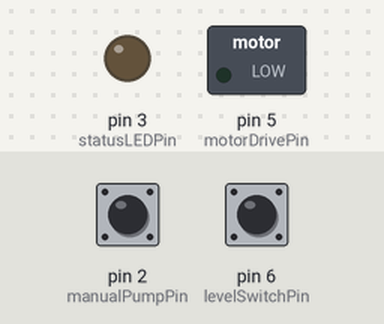
Recording of a sketch running on a simulated Arduino Uno, built with avr-gcc and run on an emulated ATmega328P. Shown: switched loads named in the sketch (green lamp = pin HIGH), output pins drawn as LEDs (lit = HIGH). The test bench sets the inputs (shaded band); at power-on: pin 6 (levelSwitchPin) HIGH, pin 2 (manualPumpPin) HIGH.

Above: at 3.4 s.
3.5 s: pin 6 (levelSwitchPin) pulled LOW for 3.2 s
At 7.1 s:
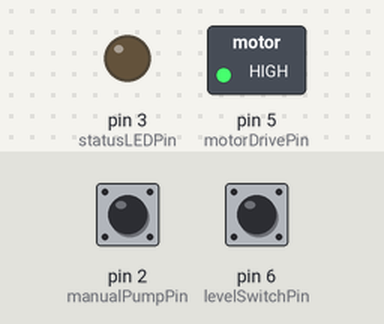
8.2 s: pin 2 (manualPumpPin) pulled LOW for 1.5 s
At 9.4 s:
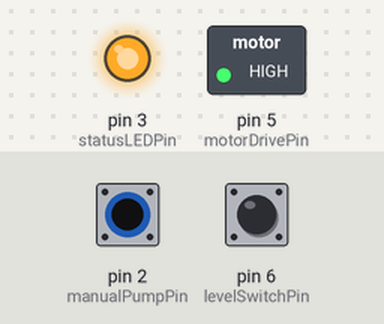
11.2 s: pin 2 (manualPumpPin) pulled LOW for 3.2 s
At 15.3 s:
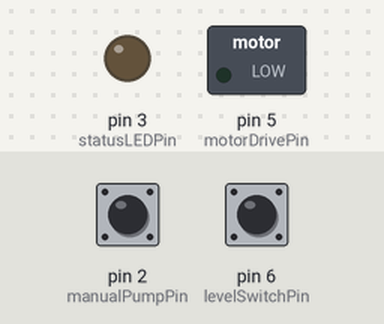
Timing chart, 0 to 23.8 s (numbered marks = the images above; inputs shaded):
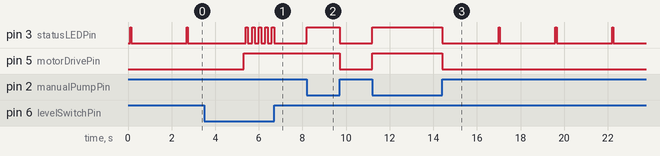

Measured:
- after the input at 3.5 s, pin 3 (statusLEDPin): alternates HIGH for 0.10 s and LOW for 0.20 s, 10 changes in all, then stays LOW, starting after 1.9 s; pin 5 (motorDrivePin): LOW → HIGH after 1.8 s
- after the input at 8.2 s, pin 3 (statusLEDPin): LOW → HIGH at once, → LOW 1.5 s later; pin 5 (motorDrivePin): HIGH → LOW after 1.5 s
- after the input at 11.2 s, pin 5 (motorDrivePin): LOW → HIGH at once, → LOW 3.2 s later
- by itself, pin 3 (statusLEDPin): alternates HIGH for 0.05 s and LOW for 2.6 s

The sketch:

cistern.ino
```cpp
/* A program to automatically pump water from a rainwater tank to a toilet cistern.
 * Reads a level switch to determine water level and pumps until switch toggles again
 * or until a certain time limit is reached.
 *
 * Hardware:
 *    Digital Pin 3: Motor drive (high = on)
 *    Digital Pin 5: Level switch input (to GND)
 *    Digital Pin 7: Status LED pin (resistor to GND)
 *    Digital Pin 2: Manual Pump Switch (to GND)
 */

 // Libraries and includes
 #include <avr/power.h>

// Hardware Definitions
#define motorDrivePin 5
#define levelSwitchPin 6
#define statusLEDPin 3
#define manualPumpPin 2
//#define timeOutDuration 10000
#define timeOutDuration 375000

// Enumerations
enum levelSwitchState{full, empty, unknown};
enum programStateType{filling, waiting, timedOut};

// Global variables
levelSwitchState tank = full;
programStateType programState = waiting;

// Function to read the level switch in the cistern
levelSwitchState readLevelSwitch()
{
  boolean pinState1, pinState2;
  pinState1 = digitalRead(levelSwitchPin);
  delay(100);
  pinState2 = digitalRead(levelSwitchPin);
  if(pinState1 == pinState2)
  {
    if(pinState1 == true)
    {
      return full;
    }
    else
    {
      return empty;
    }
  }
  else
  {
    return unknown;
  }
}

void manualPump()
{
  if(programState == timedOut)
  {
    programState = waiting;
    return;
  }
  else if(programState == filling)
  {
    programState = timedOut;
    return;
  }
  digitalWrite(motorDrivePin, HIGH);
  digitalWrite(statusLEDPin, HIGH);
  while(digitalRead(manualPumpPin) == LOW)
  {
  }
  digitalWrite(motorDrivePin, LOW);
  digitalWrite(statusLEDPin, LOW);
}

void setup()
{
  power_adc_disable();
  power_spi_disable();
  power_twi_disable();
  power_timer1_disable(); //Timer0 used by millis
  power_timer2_disable();
  pinMode(motorDrivePin, OUTPUT);
  pinMode(levelSwitchPin, INPUT_PULLUP);
  pinMode(statusLEDPin, OUTPUT);
  pinMode(manualPumpPin, INPUT_PULLUP);
  attachInterrupt(digitalPinToInterrupt(manualPumpPin), manualPump, LOW);
}

void loop()
{
  switch(programState)
  {
    case waiting:
      digitalWrite(motorDrivePin, LOW);
      if(readLevelSwitch() == empty)
      {
        programState = filling;
        break;
      }
      else
      {
        digitalWrite(statusLEDPin, HIGH);
        delay(50);
        digitalWrite(statusLEDPin, LOW);
        delay(2450);
        programState = waiting;
      }
      break;
    case filling:
      unsigned long startFill;
      startFill = millis();
      digitalWrite(motorDrivePin, HIGH);
      programState = waiting;
      while(readLevelSwitch() == empty)
      {
        if(millis() >= startFill + timeOutDuration)
        {
          programState = timedOut;
          break;
        }
        digitalWrite(statusLEDPin, HIGH);
        delay(100);
        digitalWrite(statusLEDPin, LOW);
        delay(100);
      }
      delay(10000); //Fill a little bit over the level switch for hysteresis
      digitalWrite(motorDrivePin, LOW);
      digitalWrite(statusLEDPin, LOW);
      break;
    case timedOut:
      digitalWrite(motorDrivePin, LOW);
      if(readLevelSwitch() == full)
      {
        programState = waiting;
      }
      else
      {
        digitalWrite(statusLEDPin, HIGH);
        delay(50);
        digitalWrite(statusLEDPin, LOW);
        delay(50);
      }
      break;
    default:
      break;
  }
}
```
